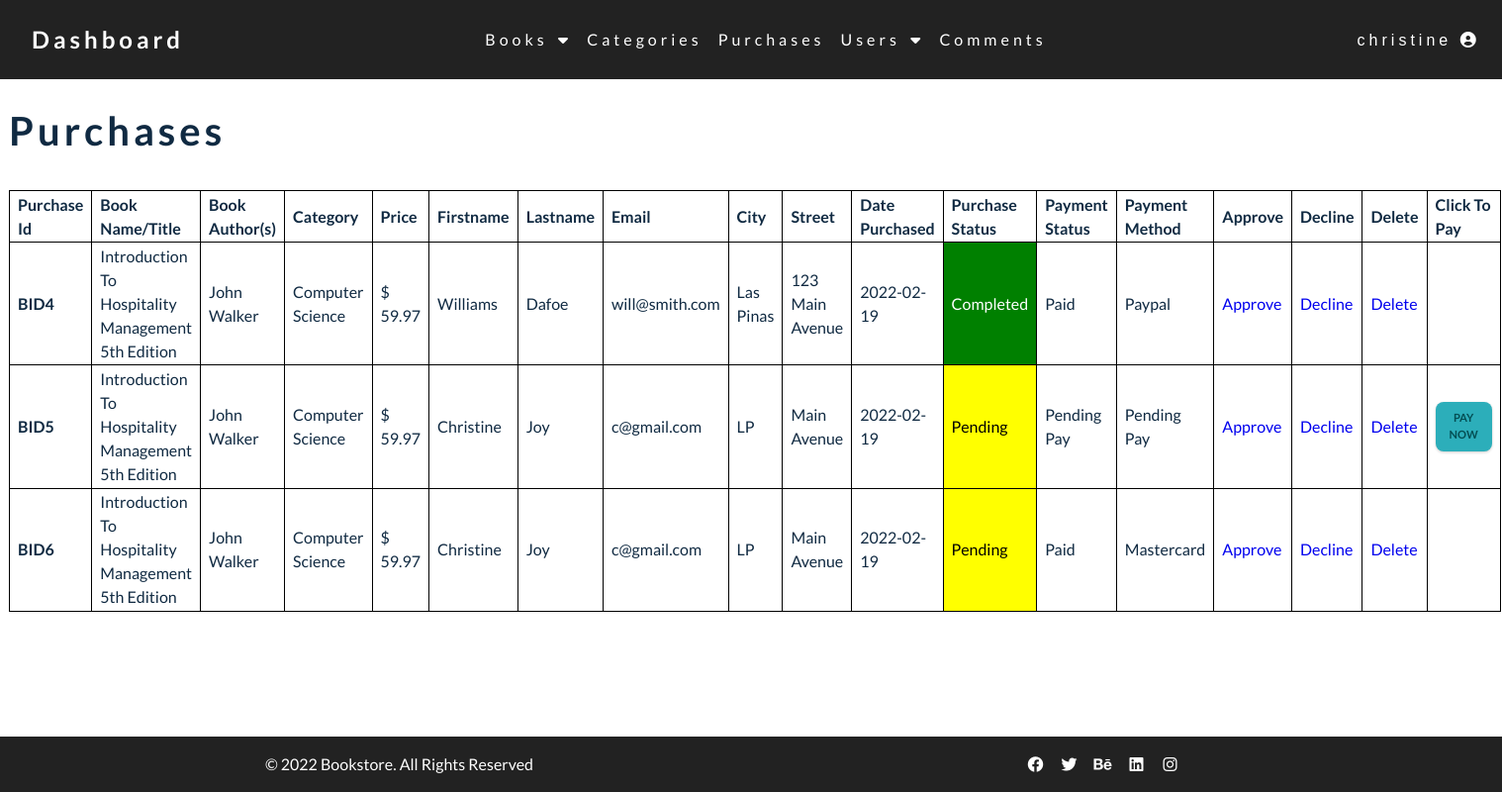
Page /admin/purchases.php (signed in) on the committed database.
### tables this page shows
CREATE TABLE `purchases` (
  `id` int(3) NOT NULL,
  `book_name` varchar(255) NOT NULL,
  `book_author` varchar(255) NOT NULL,
  `book_category` varchar(255) NOT NULL,
  `book_price` float NOT NULL,
  `client_firstname` varchar(255) NOT NULL,
  `client_lastname` varchar(255) NOT NULL,
  `client_username` varchar(255) NOT NULL,
  `client_email` varchar(255) NOT NULL,
  `client_city` varchar(255) NOT NULL,
  `client_street_address` varchar(255) NOT NULL,
  `purchase_status` varchar(11) NOT NULL,
  `purchase_date` date NOT NULL,
  `payment_method` varchar(11) NOT NULL,
  `payment_status` varchar(11) NOT NULL
);

CREATE TABLE `categories` (
  `category_id` int(3) NOT NULL,
  `category` varchar(255) NOT NULL
);

### admin/purchases.php (the view, shortened to what this page needs)
<?php include "./includes/admin_header.php"; ?>
<?php include "./includes/admin_navigation.php"; ?>
<?php include "./includes/admin_sidebar.php"; ?>
<div class="section section-center purchases-center">
  <div class="section-title purchases-title">
    <h2>purchases </h2>
  </div>
  <div class="purchases">
    <table class="purchases-table">
      <thead>
        <tr>
            <th>Purchase Id</th>
            <th>Book Name/Title</th>
            <th>Book Author(s)</th>
            <th>Category</th>
            <th>Price</th>
            <th>Firstname</th>
            <th>Lastname</th>
            <th>Email</th>
            <th>City</th>
            <th>Street</th>
            <th>Date Purchased</th>
            <th>Purchase Status</th>
            <th>Payment Status</th>
            <th>Payment Method</th>
            <th>Approve</th>
            <th>Decline</th>
            <th>Delete</th>
            <th>Click To Pay</th>
        </tr>
    </thead>
<tbody>
<?php
$query = "SELECT * FROM purchases";
$display_purchase_info = mysqli_query($connection, $query);
while($row = mysqli_fetch_assoc($display_purchase_info)){
    $purchase_id = $row['id'];
    $db_book_name = $row['book_name'];
    $db_book_author = $row['book_author'];
    $db_book_category_id = $row['book_category'];
    $db_book_price = $row['book_price'];
    $db_client_firstname = $row['client_firstname'];
    $db_client_lastname = $row['client_lastname'];
    $db_client_email = $row['client_email'];
    $db_client_street_address = $row['client_street_address'];
    $db_client_city = $row['client_city'];
    $db_purchase_date = $row['purchase_date'];
    $db_purchase_status = $row['purchase_status'];
    $db_payment_method = $row['payment_method'];
    $db_payment_status = $row['payment_status'];
    echo "<tr>";
    echo "<td><strong>BID{$purchase_id}</strong></td>";
    echo "<td> ". ucwords($db_book_name) . " </td>";
    echo "<td> " . ucwords($db_book_author) . " </td>";
    $venue_query = "SELECT * FROM categories WHERE category_id = {$db_book_category_id} ";
    $fetch_category = mysqli_query($connection, $venue_query);
    while($row = mysqli_fetch_array($fetch_category)){
    $category = $row['category'];
    echo "<td> " . ucwords($category) . "</td>";
    }
    echo "<td>$ {$db_book_price}</td>";
    echo "<td> " . ucwords($db_client_firstname) . " </td>";
    echo "<td> " . ucwords($db_client_lastname) . " </td>";
    echo "<td>$db_client_email</td>";
    echo "<td> " . ucwords($db_client_city) . " </td>";
    echo "<td> " . ucwords($db_client_street_address) . " </td>";
    echo "<td>{$db_purchase_date}</td>";
    if($db_purchase_status === 'Completed'){
        echo "<td style='background-color: green; color: white;'> " . ucwords($db_purchase_status) . " </td>";
    } else if($db_purchase_status === 'Declined') {
        echo "<td style='background-color: red; color: white;'> " . ucwords($db_purchase_status) . " </td>";
    }
    else {
        echo "<td style='background-color: yellow; color: black;'> " . ucwords($db_purchase_status) . " </td>";
    }
    echo "<td> " . ucwords($db_payment_status) . " </td>";
    echo "<td> " . ucwords($db_payment_method) . " </td>";
    echo "<td><a onClick=\"javascript: return confirm('Are you sure you want to approve?'); \" href='purchases.php?complete_purchase={$purchase_id}'>Approve</a></td>";
    echo "<td><a onClick=\"javascript: return confirm('Are you sure you want to decline?'); \" href='purchases.php?decline_purchase={$purchase_id}'>Decline</a></td>";
    echo "<td><a onClick=\"javascript: return confirm('Are you sure you want to delete?'); \" href='purchases.php?delete={$purchase_id}'>Delete</a></td>";
    if($db_payment_status !== 'Paid'){
        echo "<td><a href='../payment.php?b_id=${purchase_id}' class='btn pay-btn'>Pay Now</a></td>";
    }
    echo "</tr>";
}
?>
      </tbody>
    </table>
  </div>
</div>
      <?php include "./includes/admin_footer.php"; ?>

### admin/css/main.css (style rules this page uses)
:root { --clr-primary-1: hsl(184, 91%, 17%); --clr-primary-2: hsl(185, 84%, 25%); --clr-primary-3: hsl(185, 81%, 29%); --clr-primary-4: hsl(184, 77%, 34%); --clr-primary-5: hsl(185, 62%, 45%); --clr-primary-6: hsl(185, 57%, 50%); --clr-primary-7: hsl(184, 65%, 59%); --clr-primary-8: hsl(184, 80%, 74%); --clr-primary-9: hsl(185, 94%, 87%); --clr-primary-10: hsl(186, 100%, 94%); --clr-grey-1: hsl(209, 61%, 16%); --clr-grey-2: hsl(211, 39%, 23%); --clr-grey-3: hsl(209, 34%, 30%); --clr-grey-4: hsl(209, 28%, 39%); --clr-grey-5: hsl(210, 22%, 49%); --clr-grey-6: hsl(209, 23%, 60%); --clr-grey-7: hsl(211, 27%, 70%); --clr-grey-8: hsl(210, 31%, 80%); --clr-grey-9: hsl(212, 33%, 89%); --clr-grey-10: hsl(210, 36%, 96%); --clr-white: #fff; --ff-primary: 'Lato', sans-serif; --transition: all 0.3s linear; --spacing: 0.25rem; --radius: 0.5rem; --light-shadow: 0 5px 15px rgba(0, 0, 0, 0.1); --dark-shadow: 0 5px 15px rgba(0, 0, 0, 0.2); }
body { font-family: var(--ff-primary); background: var(--clr-white); color: var(--clr-grey-1); line-height: 1.5; font-size: 0.875rem; }
a { text-decoration: none; }
h1, h2, h3, h4 { letter-spacing: var(--spacing); text-transform: capitalize; line-height: 1.25; margin-bottom: 0.75rem; font-family: var(--ff-primary); }
h2 { font-size: 2rem; }
@media screen and (min-width: 800px) { h2 { font-size: 2.5rem; } }
@media screen and (min-width: 800px) { body { font-size: 1rem; } }
@media screen and (min-width: 800px) { h1, h2, h3, h4 { line-height: 1; } }
.btn { text-transform: uppercase; background: var(--clr-primary-5); color: var(--clr-primary-1); padding: 0.375rem 0.75rem; letter-spacing: var(--spacing); display: inline-block; font-weight: 700; -webkit-transition: var(--transition); -o-transition: var(--transition); transition: var(--transition); font-size: 0.875rem; border: 2px solid transparent; cursor: pointer; -webkit-box-shadow: 0 1px 3px rgba(0, 0, 0, 0.2); box-shadow: 0 1px 3px rgba(0, 0, 0, 0.2); border-radius: var(--radius); }
.section { padding: 5rem 0; }
.section-center { width: 90vw; margin: 0 auto; max-width: 1170px; }
@media screen and (min-width: 992px) { .section-center { width: 95vw; } }
.section-title { text-align: center; }
.section { min-height: calc(100vh - 5rem - 3.5rem); width: 100%; max-width: 1300px; margin: 0 auto; display: block; justify-items: center; }
th, td { padding: 0.1rem 0.5rem; border: 1px solid black; }
th { font-weight: bolder; border: 1px solid black; }
table { border-collapse: collapse; border: 1px solid black; }
.purchases table { width: 100%; max-width: 1190px; margin: 0 auto; }
.purchases-center { width: 100%; max-width: 1500px; margin: 0 auto; }
.purchases-title { height: 5rem; margin-top: -3rem; text-align: left; margin-right: auto; }
.purchases { text-align: left; margin-left: auto; margin-right: auto; }
.pay-btn { font-size: 0.7rem; letter-spacing: 0; text-align: center; }

### rows in the picture
purchases: id "4", book_name "Introduction To Hospitality Management 5th Edition", book_author "John Walker", book_price "59.97", client_firstname "Williams", client_lastname "Dafoe", client_email "will@smith.com", client_city "Las Pinas", client_street_address "123 Main Avenue", purchase_date "2022-02-19", purchase_status "Completed", payment_status "Paid", payment_method "Paypal"
categories: category "Computer Science"
purchases: id "5", book_name "Introduction To Hospitality Management 5th Edition", book_author "John Walker", book_price "59.97", client_firstname "Christine", client_lastname "Joy", client_email "c@gmail.com", client_city "LP", client_street_address "Main Avenue", purchase_date "2022-02-19", purchase_status "Pending", payment_status "Pending Pay", payment_method "Pending Pay"
purchases: id "6", book_name "Introduction To Hospitality Management 5th Edition", book_author "John Walker", book_price "59.97", client_firstname "Christine", client_lastname "Joy", client_email "c@gmail.com", client_city "LP", client_street_address "Main Avenue", purchase_date "2022-02-19", purchase_status "Pending", payment_status "Paid", payment_method "Mastercard"

### other values in the picture
$_SESSION['username'] "christine"
